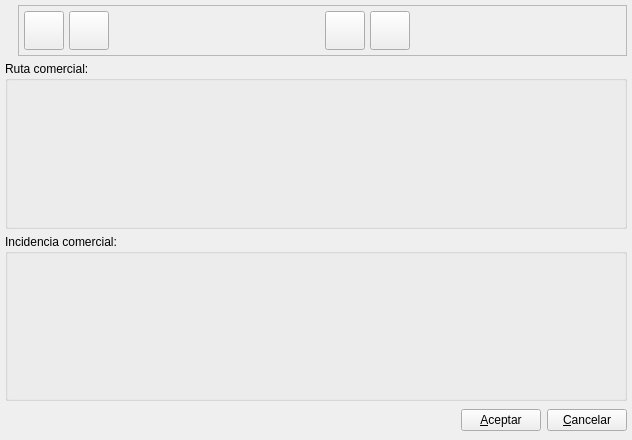
<ui version="4.0" >
 <author>Tomeu Borras</author>
 <class>RutaComercialIncBase</class>
 <widget class="QWidget" name="RutaComercialIncBase" >
  <property name="geometry" >
   <rect>
    <x>0</x>
    <y>0</y>
    <width>632</width>
    <height>440</height>
   </rect>
  </property>
  <property name="windowTitle" >
   <string>Ruta comercial</string>
  </property>
  <property name="windowIcon" >
   <iconset resource="../../../bulmages.qrc" >:/BfBulmaFact48x48/images/png/48x48/i_bulmages_cuentas_ingresos.48x48.png</iconset>
  </property>
  <layout class="QVBoxLayout" >
   <property name="margin" >
    <number>5</number>
   </property>
   <property name="spacing" >
    <number>5</number>
   </property>
   <item>
    <layout class="QHBoxLayout" >
     <property name="margin" >
      <number>0</number>
     </property>
     <property name="spacing" >
      <number>6</number>
     </property>
     <item>
      <widget class="QLabel" name="pixmapLabel1" >
       <property name="pixmap" >
        <pixmap resource="../../../bulmages.qrc" >:/BfBulmaFact48x48/images/png/48x48/i_bulmages_cuentas_ingresos.48x48.png</pixmap>
       </property>
       <property name="scaledContents" >
        <bool>true</bool>
       </property>
      </widget>
     </item>
     <item>
      <widget class="QFrame" name="frame" >
       <property name="frameShape" >
        <enum>QFrame::StyledPanel</enum>
       </property>
       <property name="frameShadow" >
        <enum>QFrame::Raised</enum>
       </property>
       <layout class="QHBoxLayout" >
        <property name="margin" >
         <number>5</number>
        </property>
        <property name="spacing" >
         <number>5</number>
        </property>
        <item>
         <widget class="QToolButton" name="mui_guardar" >
          <property name="minimumSize" >
           <size>
            <width>32</width>
            <height>32</height>
           </size>
          </property>
          <property name="toolTip" >
           <string>Guardar Factura</string>
          </property>
          <property name="whatsThis" >
           <string>Guardar Factura</string>
          </property>
          <property name="text" >
           <string/>
          </property>
          <property name="icon" >
           <iconset resource="../../../bulmages.qrc" >:/Images/edit-save.png</iconset>
          </property>
          <property name="iconSize" >
           <size>
            <width>32</width>
            <height>32</height>
           </size>
          </property>
         </widget>
        </item>
        <item>
         <widget class="QToolButton" name="mui_borrar" >
          <property name="minimumSize" >
           <size>
            <width>32</width>
            <height>32</height>
           </size>
          </property>
          <property name="toolTip" >
           <string>Borrar Factura</string>
          </property>
          <property name="whatsThis" >
           <string>Borrar Factura</string>
          </property>
          <property name="text" >
           <string/>
          </property>
          <property name="icon" >
           <iconset resource="../../../bulmages.qrc" >:Images/edit-delete.png</iconset>
          </property>
          <property name="iconSize" >
           <size>
            <width>32</width>
            <height>32</height>
           </size>
          </property>
         </widget>
        </item>
        <item>
         <spacer>
          <property name="orientation" >
           <enum>Qt::Horizontal</enum>
          </property>
          <property name="sizeType" >
           <enum>QSizePolicy::Expanding</enum>
          </property>
          <property name="sizeHint" >
           <size>
            <width>149</width>
            <height>36</height>
           </size>
          </property>
         </spacer>
        </item>
        <item>
         <widget class="QToolButton" name="mui_agregaralbaran" >
          <property name="enabled" >
           <bool>true</bool>
          </property>
          <property name="minimumSize" >
           <size>
            <width>32</width>
            <height>32</height>
           </size>
          </property>
          <property name="toolTip" >
           <string>Ver Albaran</string>
          </property>
          <property name="whatsThis" >
           <string>Ver Albaran</string>
          </property>
          <property name="text" >
           <string/>
          </property>
          <property name="icon" >
           <iconset resource="../../../bulmages.qrc" >:/BfBulmaFact48x48/images/png/48x48/i_bulmages_ventas_albaran_mas.48x48.png</iconset>
          </property>
          <property name="iconSize" >
           <size>
            <width>32</width>
            <height>32</height>
           </size>
          </property>
         </widget>
        </item>
        <item>
         <widget class="QToolButton" name="mui_cobrar" >
          <property name="enabled" >
           <bool>true</bool>
          </property>
          <property name="minimumSize" >
           <size>
            <width>32</width>
            <height>32</height>
           </size>
          </property>
          <property name="toolTip" >
           <string>Realizar Cobro</string>
          </property>
          <property name="whatsThis" >
           <string>Realizar Cobro</string>
          </property>
          <property name="text" >
           <string/>
          </property>
          <property name="icon" >
           <iconset resource="../../../bulmages.qrc" >:/Images/receive.png</iconset>
          </property>
          <property name="iconSize" >
           <size>
            <width>32</width>
            <height>32</height>
           </size>
          </property>
         </widget>
        </item>
        <item>
         <spacer>
          <property name="orientation" >
           <enum>Qt::Horizontal</enum>
          </property>
          <property name="sizeType" >
           <enum>QSizePolicy::Expanding</enum>
          </property>
          <property name="sizeHint" >
           <size>
            <width>149</width>
            <height>36</height>
           </size>
          </property>
         </spacer>
        </item>
       </layout>
      </widget>
     </item>
    </layout>
   </item>
   <item>
    <widget class="QGroupBox" name="groupBox" >
     <property name="title" >
      <string>Ruta comercial:</string>
     </property>
     <layout class="QVBoxLayout" >
      <property name="margin" >
       <number>9</number>
      </property>
      <property name="spacing" >
       <number>6</number>
      </property>
      <item>
       <widget class="RutaComercialView" name="mui_rutacomercial" >
        <property name="sizePolicy" >
         <sizepolicy>
          <hsizetype>7</hsizetype>
          <vsizetype>7</vsizetype>
          <horstretch>0</horstretch>
          <verstretch>0</verstretch>
         </sizepolicy>
        </property>
        <property name="minimumSize" >
         <size>
          <width>0</width>
          <height>100</height>
         </size>
        </property>
       </widget>
      </item>
     </layout>
    </widget>
   </item>
   <item>
    <widget class="QGroupBox" name="groupBox_2" >
     <property name="title" >
      <string>Incidencia comercial:</string>
     </property>
     <layout class="QVBoxLayout" >
      <property name="margin" >
       <number>9</number>
      </property>
      <property name="spacing" >
       <number>6</number>
      </property>
      <item>
       <widget class="IncidenciaComercialView" name="mui_incidenciacomercial" >
        <property name="sizePolicy" >
         <sizepolicy>
          <hsizetype>7</hsizetype>
          <vsizetype>7</vsizetype>
          <horstretch>0</horstretch>
          <verstretch>0</verstretch>
         </sizepolicy>
        </property>
       </widget>
      </item>
     </layout>
    </widget>
   </item>
   <item>
    <layout class="QHBoxLayout" >
     <property name="margin" >
      <number>0</number>
     </property>
     <property name="spacing" >
      <number>6</number>
     </property>
     <item>
      <spacer>
       <property name="orientation" >
        <enum>Qt::Horizontal</enum>
       </property>
       <property name="sizeHint" >
        <size>
         <width>362</width>
         <height>29</height>
        </size>
       </property>
      </spacer>
     </item>
     <item>
      <widget class="QPushButton" name="mui_aceptar" >
       <property name="text" >
        <string>&amp;Aceptar</string>
       </property>
      </widget>
     </item>
     <item>
      <widget class="QPushButton" name="mui_cancelar" >
       <property name="text" >
        <string>&amp;Cancelar</string>
       </property>
      </widget>
     </item>
    </layout>
   </item>
  </layout>
 </widget>
 <layoutdefault spacing="2" margin="2" />
 <customwidgets>
  <customwidget>
   <class>RutaComercialView</class>
   <extends>QFrame</extends>
   <header>rutacomercialview.h</header>
  </customwidget>
  <customwidget>
   <class>IncidenciaComercialView</class>
   <extends>QFrame</extends>
   <header>incidenciacomercialview.h</header>
  </customwidget>
 </customwidgets>
 <resources>
  <include location="../../../bulmages.qrc" />
 </resources>
 <connections>
  <connection>
   <sender>mui_cancelar</sender>
   <signal>clicked()</signal>
   <receiver>RutaComercialIncBase</receiver>
   <slot>close()</slot>
   <hints>
    <hint type="sourcelabel" >
     <x>633</x>
     <y>683</y>
    </hint>
    <hint type="destinationlabel" >
     <x>2</x>
     <y>645</y>
    </hint>
   </hints>
  </connection>
 </connections>
</ui>
